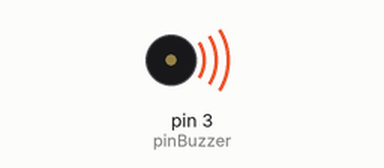
This sketch was run on a simulated Arduino Uno, built with avr-gcc and run on an emulated ATmega328P. Shown: buzzer (waves = sounding, pin HIGH).

Above: at 1.5 s.
At 3.5 s:
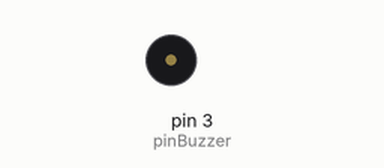
Timing chart, 0 to 5.2 s (numbered marks = the images above):
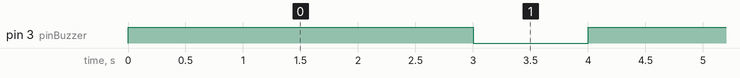

Measured:
- by itself, pin 3 (pinBuzzer): alternates HIGH for 3.0 s and LOW for 1.0 s

The sketch:

Buzzer.ino
```cpp
int pinBuzzer = 3; //管脚D3连接到蜂鸣器元件的基极

void setup() {
  pinMode(pinBuzzer, OUTPUT); //设置pinBuzzer脚为输出状态
}

void loop() {
   digitalWrite(pinBuzzer, HIGH);//输出HIGH电平,停止发声
   delay(3000); //等待3000毫秒

   digitalWrite(pinBuzzer, LOW);//输出LOW电平,发声
   delay(1000); //等待1000毫秒
}
```
